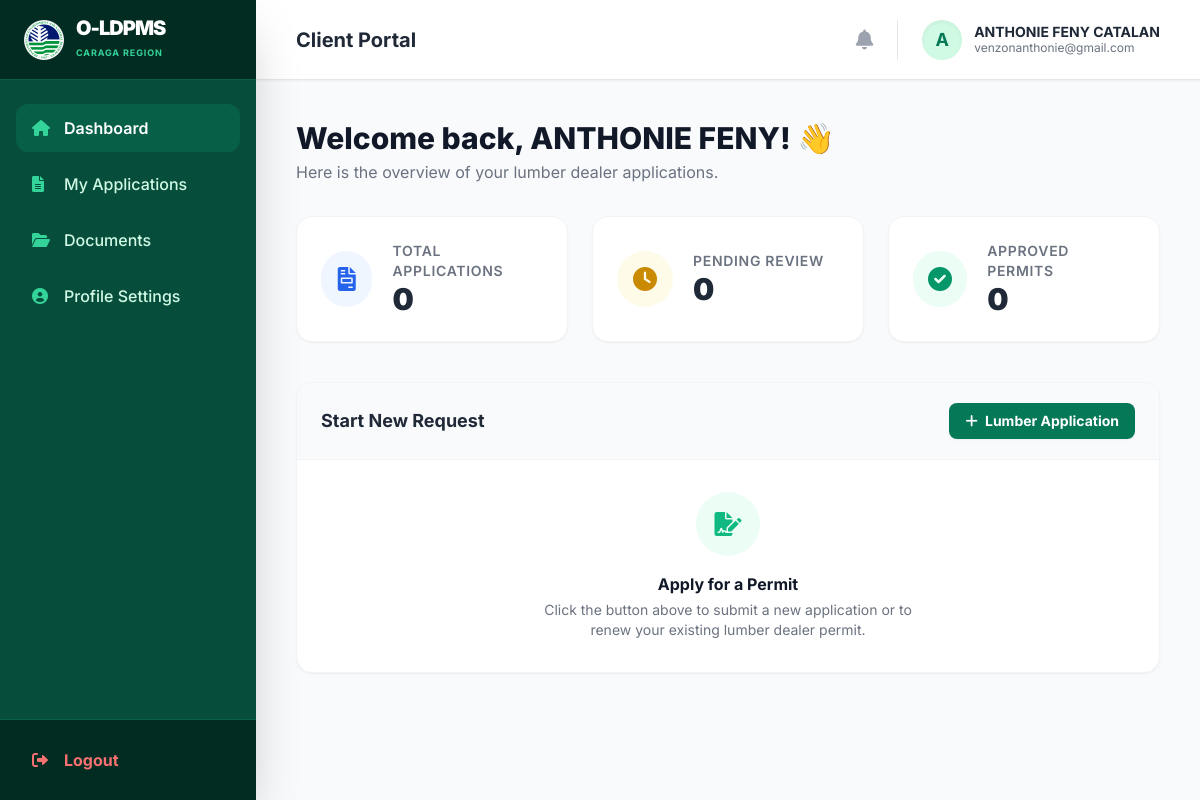
Before: /dashboard.php (signed in) with the older database file.
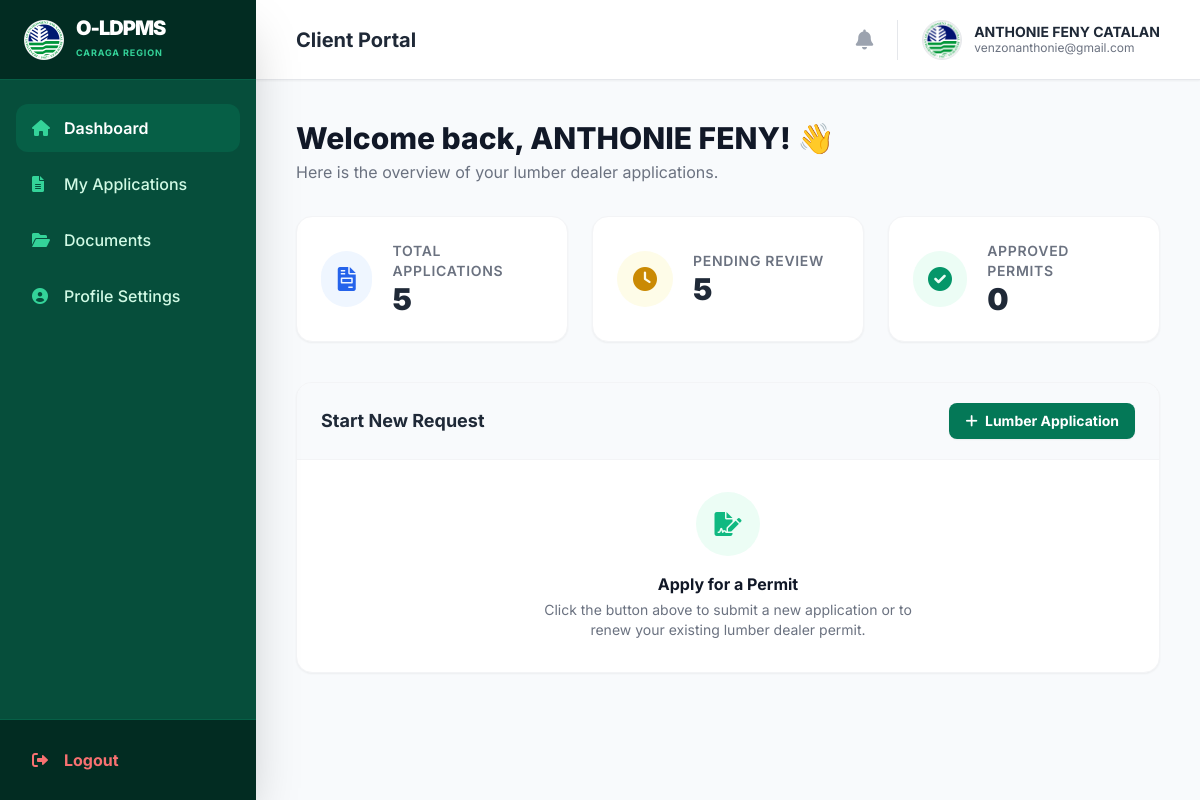
After: the same page with the newer database file.
### tables this page shows
CREATE TABLE `user_client` (
  `client_id` int(11) NOT NULL,
  `firstname` varchar(50) NOT NULL,
  `mid_name` varchar(50) NOT NULL,
  `lastname` varchar(50) NOT NULL,
  `email` varchar(100) NOT NULL,
  `profile_picture` varchar(255) DEFAULT NULL,
  `verification_token` varchar(255) DEFAULT NULL,
  `password` text NOT NULL,
  `mobilenum` text NOT NULL,
  `comp_id_upload` longtext NOT NULL,
  `govt_id_upload` longtext NOT NULL,
  `auth_letter` longtext NOT NULL,
  `password_unhashed` text NOT NULL,
  `Status` int(11) NOT NULL,
  `province` text NOT NULL,
  `citymun` text NOT NULL,
  `brgy` text NOT NULL,
  `zips` text NOT NULL
);

### dashboard.php (the view, shortened to what the changed rows need)
<?php
require_once 'db.php';
$firstName = htmlspecialchars($_SESSION['firstname']);
$lastName = htmlspecialchars($_SESSION['lastname']);
$email = htmlspecialchars($_SESSION['email']);
$client_id = $_SESSION['client_id'] ?? null;
$profile_picture = null;
if ($client_id) {
    try {
        $user_stmt = $pdo->prepare("SELECT profile_picture FROM user_client WHERE client_id = ?");
        $user_stmt->execute([$client_id]);
        if ($user_data = $user_stmt->fetch(PDO::FETCH_ASSOC)) {
            $profile_picture = $user_data['profile_picture'];
        }
    } catch (PDOException $e) {
    }
}
$total_apps = 0;
$pending_apps = 0;
if ($client_id) {
    try {
        $stats_stmt = $pdo->prepare("
            SELECT
                COUNT(*) as total_apps,
                SUM(CASE WHEN status IN ('Under Evaluation', 'Pending Review') THEN 1 ELSE 0 END) as pending_apps,
                SUM(CASE WHEN status IN ('Approved', 'Issued', 'Completed') THEN 1 ELSE 0 END) as approved_apps
            FROM permit_applications
            WHERE client_id = ?
        ");
        $stats_stmt->execute([$client_id]);
        $stats = $stats_stmt->fetch(PDO::FETCH_ASSOC);
        $total_apps = $stats['total_apps'] ?? 0;
        $pending_apps = $stats['pending_apps'] ?? 0;
    } catch (PDOException $e) {
    }
}
?>
<!DOCTYPE html>
<html lang="en">
<head>
    <script src="https://cdn.tailwindcss.com"></script>
    <link href="https://cdnjs.cloudflare.com/ajax/libs/font-awesome/6.0.0/css/all.min.css" rel="stylesheet">
</head>
<body class="bg-slate-50 flex h-screen overflow-hidden">
    <div class="flex-1 flex flex-col min-w-0">
<header class="h-20 bg-white shadow-sm flex items-center justify-between px-6 lg:px-10 relative z-40 border-b border-gray-200">            <div class="flex items-center gap-4">
                <h1 class="text-xl font-bold text-gray-800 hidden sm:block">Client Portal</h1>
            </div>
            <div class="flex items-center gap-6">
                <div class="flex items-center gap-3 pl-6 border-l border-gray-200">
                    <?php if (!empty($profile_picture) && file_exists($profile_picture)): ?>
                        <img src="<?= htmlspecialchars($profile_picture) ?>" alt="Profile" class="h-10 w-10 rounded-full object-cover shadow-inner border border-gray-200">
                    <?php else: ?>
                        <div class="h-10 w-10 bg-emerald-100 text-emerald-700 rounded-full flex items-center justify-center font-bold text-lg shadow-inner">
                            <?= strtoupper(substr($firstName, 0, 1)) ?>
                        </div>
                    <?php endif; ?>
                    <div class="hidden md:block">
                        <p class="text-sm font-bold text-gray-800 leading-tight"><?= $firstName . ' ' . $lastName ?></p>
                        <p class="text-xs text-gray-500"><?= $email ?></p>
                    </div>
                </div>
            </div>
        </header>
<main class="flex-1 relative flex flex-col min-h-0 bg-slate-50 z-0">
            <div id="dashboardContent" class="p-6 lg:p-10 overflow-y-auto flex-1">
                <div class="mb-8">
                    <h2 class="text-3xl font-extrabold text-gray-900">Welcome back, <?= $firstName ?>! 👋</h2>
                </div>
                <div class="grid grid-cols-1 md:grid-cols-3 gap-6 mb-10">
                    <div class="bg-white p-6 rounded-2xl shadow-sm border border-gray-100 flex items-center gap-5">
                        <div>
                            <p class="text-sm font-semibold text-gray-500 uppercase tracking-wider">Total Applications</p>
                            <h3 class="text-3xl font-black text-gray-800"><?= number_format($total_apps) ?></h3>
                        </div>
                    </div>
                    <div class="bg-white p-6 rounded-2xl shadow-sm border border-gray-100 flex items-center gap-5">
                        <div>
                            <p class="text-sm font-semibold text-gray-500 uppercase tracking-wider">Pending Review</p>
                            <h3 class="text-3xl font-black text-gray-800"><?= number_format($pending_apps) ?></h3>
                        </div>
                    </div>
                </div>
            </div>
        </main>
    </div>
</body>
</html>

Changed rows visible on the page:
now on this page (row edited): user_client: profile_picture (picture)
Other visible differences:
$total_apps: "0" → "5"
$pending_apps: "0" → "5"
substr($firstName, 0, 1): "A" → (not shown)
